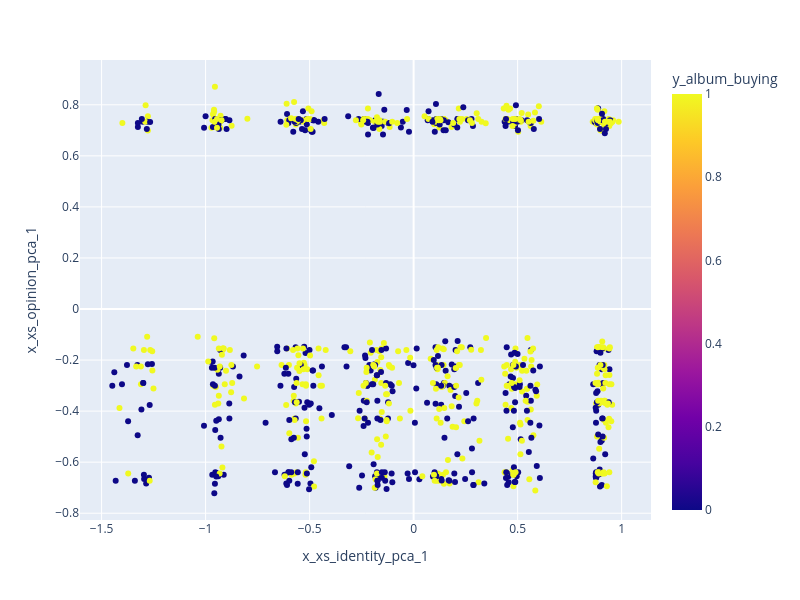

The notebook cell this image was saved under:
### Code cell
fig = px.scatter(df_clean,
                 x="x_xs_identity_pca_1",
                 y="x_xs_opinion_pca_1",
                 color="y_album_buying" ,# "Status", #Status cluster
                 color_discrete_sequence=px.colors.qualitative.Safe,
                 #color_discrete_sequence=['#FF0000', '#0000FF', '#00FF00', '#FFD700', '#800080'],  # Red, Blue, Green, Gold, Purple
                 #hover_data=['university_name']
                )

fig.update_layout(width=800, height=600)
fig.show()

### Figure 1 — Plotly figure (JSON) as saved in the notebook; plotly's stock layout.template omitted (floating-point values rounded to 4 significant figures; data arrays with more than 128 entries replaced by an {"elided": "..."} marker saying what was removed)
{"data": [{"hovertemplate": "x_xs_identity_pca_1=%{x}<br>x_xs_opinion_pca_1=%{y}<br>y_album_buying=%{marker.color}<extra></extra>", "legendgroup": "", "marker": {"color": {"elided": "905 float values"}, "coloraxis": "coloraxis", "symbol": "circle"}, "mode": "markers", "name": "", "orientation": "v", "showlegend": false, "type": "scatter", "x": {"elided": "905 float values"}, "xaxis": "x", "y": {"elided": "905 float values"}, "yaxis": "y"}], "layout": {"coloraxis": {"colorbar": {"title": {"text": "y_album_buying"}}, "colorscale": [[0, "#0d0887"], [0.1111, "#46039f"], [0.2222, "#7201a8"], [0.3333, "#9c179e"], [0.4444, "#bd3786"], [0.5556, "#d8576b"], [0.6667, "#ed7953"], [0.7778, "#fb9f3a"], [0.8889, "#fdca26"], [1, "#f0f921"]]}, "height": 600, "legend": {"tracegroupgap": 0}, "margin": {"t": 60}, "width": 800, "xaxis": {"anchor": "y", "domain": [0, 1], "title": {"text": "x_xs_identity_pca_1"}}, "yaxis": {"anchor": "x", "domain": [0, 1], "title": {"text": "x_xs_opinion_pca_1"}}}}
